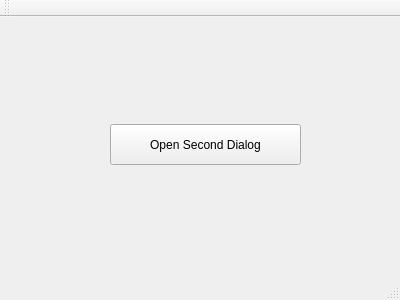
<?xml version="1.0" encoding="UTF-8"?>
<ui version="4.0">
 <class>MainWindow</class>
 <widget class="QMainWindow" name="MainWindow">
  <property name="geometry">
   <rect>
    <x>0</x>
    <y>0</y>
    <width>400</width>
    <height>300</height>
   </rect>
  </property>
  <property name="windowTitle">
   <string>MainWindow</string>
  </property>
  <widget class="QWidget" name="centralWidget">
   <widget class="QPushButton" name="pushButton">
    <property name="geometry">
     <rect>
      <x>110</x>
      <y>107</y>
      <width>191</width>
      <height>41</height>
     </rect>
    </property>
    <property name="text">
     <string>Open Second Dialog</string>
    </property>
   </widget>
  </widget>
  <widget class="QMenuBar" name="menuBar">
   <property name="geometry">
    <rect>
     <x>0</x>
     <y>0</y>
     <width>400</width>
     <height>26</height>
    </rect>
   </property>
  </widget>
  <widget class="QToolBar" name="mainToolBar">
   <attribute name="toolBarArea">
    <enum>TopToolBarArea</enum>
   </attribute>
   <attribute name="toolBarBreak">
    <bool>false</bool>
   </attribute>
  </widget>
  <widget class="QStatusBar" name="statusBar"/>
 </widget>
 <layoutdefault spacing="6" margin="11"/>
 <resources/>
 <connections/>
</ui>
